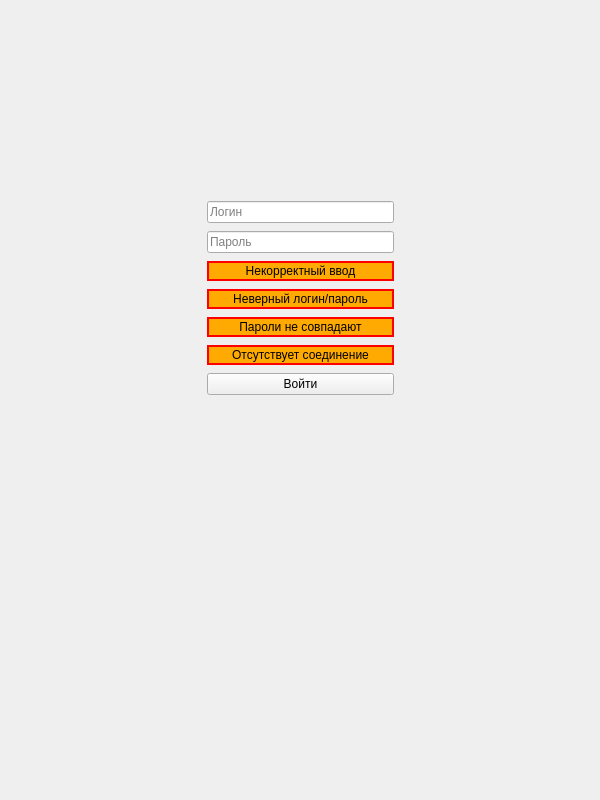
<?xml version="1.0" encoding="UTF-8"?>
<ui version="4.0">
 <class>LoginForm</class>
 <widget class="QWidget" name="LoginForm">
  <property name="geometry">
   <rect>
    <x>0</x>
    <y>0</y>
    <width>600</width>
    <height>800</height>
   </rect>
  </property>
  <property name="windowTitle">
   <string>Form</string>
  </property>
  <widget class="QWidget" name="horizontalLayoutWidget">
   <property name="geometry">
    <rect>
     <x>-10</x>
     <y>200</y>
     <width>621</width>
     <height>201</height>
    </rect>
   </property>
   <layout class="QHBoxLayout" name="horizontalLayout">
    <item>
     <spacer name="horizontalSpacer_2">
      <property name="orientation">
       <enum>Qt::Horizontal</enum>
      </property>
      <property name="sizeHint" stdset="0">
       <size>
        <width>40</width>
        <height>20</height>
       </size>
      </property>
     </spacer>
    </item>
    <item>
     <layout class="QVBoxLayout" name="verticalLayout">
      <property name="spacing">
       <number>7</number>
      </property>
      <property name="sizeConstraint">
       <enum>QLayout::SetMaximumSize</enum>
      </property>
      <property name="leftMargin">
       <number>10</number>
      </property>
      <property name="rightMargin">
       <number>10</number>
      </property>
      <item>
       <widget class="QLineEdit" name="login_input">
        <property name="placeholderText">
         <string>Логин</string>
        </property>
       </widget>
      </item>
      <item>
       <widget class="QLineEdit" name="password_input">
        <property name="enabled">
         <bool>true</bool>
        </property>
        <property name="placeholderText">
         <string>Пароль</string>
        </property>
       </widget>
      </item>
      <item>
       <widget class="QLabel" name="incorrect_data_layout">
        <property name="maximumSize">
         <size>
          <width>16777215</width>
          <height>20</height>
         </size>
        </property>
        <property name="styleSheet">
         <string notr="true">border: 2px solid red; background-color: rgb(255, 170, 0)</string>
        </property>
        <property name="text">
         <string>Некорректный ввод</string>
        </property>
        <property name="alignment">
         <set>Qt::AlignCenter</set>
        </property>
       </widget>
      </item>
      <item>
       <widget class="QLabel" name="wrong_password_layout">
        <property name="maximumSize">
         <size>
          <width>16777215</width>
          <height>20</height>
         </size>
        </property>
        <property name="styleSheet">
         <string notr="true">border: 2px solid red; background-color: rgb(255, 170, 0)</string>
        </property>
        <property name="text">
         <string>Неверный логин/пароль</string>
        </property>
        <property name="alignment">
         <set>Qt::AlignCenter</set>
        </property>
       </widget>
      </item>
      <item>
       <widget class="QLabel" name="wrong_password_repeat_layout">
        <property name="maximumSize">
         <size>
          <width>16777215</width>
          <height>20</height>
         </size>
        </property>
        <property name="styleSheet">
         <string notr="true">border: 2px solid red; background-color: rgb(255, 170, 0); visibility: hidden;</string>
        </property>
        <property name="text">
         <string>Пароли не совпадают</string>
        </property>
        <property name="alignment">
         <set>Qt::AlignCenter</set>
        </property>
       </widget>
      </item>
      <item>
       <widget class="QLabel" name="bad_connect_layout">
        <property name="maximumSize">
         <size>
          <width>16777215</width>
          <height>20</height>
         </size>
        </property>
        <property name="styleSheet">
         <string notr="true">border: 2px solid red; background-color: rgb(255, 170, 0); visibility: hidden;</string>
        </property>
        <property name="text">
         <string>Отсутствует соединение</string>
        </property>
        <property name="alignment">
         <set>Qt::AlignCenter</set>
        </property>
       </widget>
      </item>
      <item>
       <widget class="QPushButton" name="login_btn">
        <property name="text">
         <string>Войти</string>
        </property>
       </widget>
      </item>
     </layout>
    </item>
    <item>
     <spacer name="horizontalSpacer">
      <property name="orientation">
       <enum>Qt::Horizontal</enum>
      </property>
      <property name="sizeHint" stdset="0">
       <size>
        <width>40</width>
        <height>20</height>
       </size>
      </property>
     </spacer>
    </item>
   </layout>
  </widget>
 </widget>
 <resources/>
 <connections/>
</ui>
